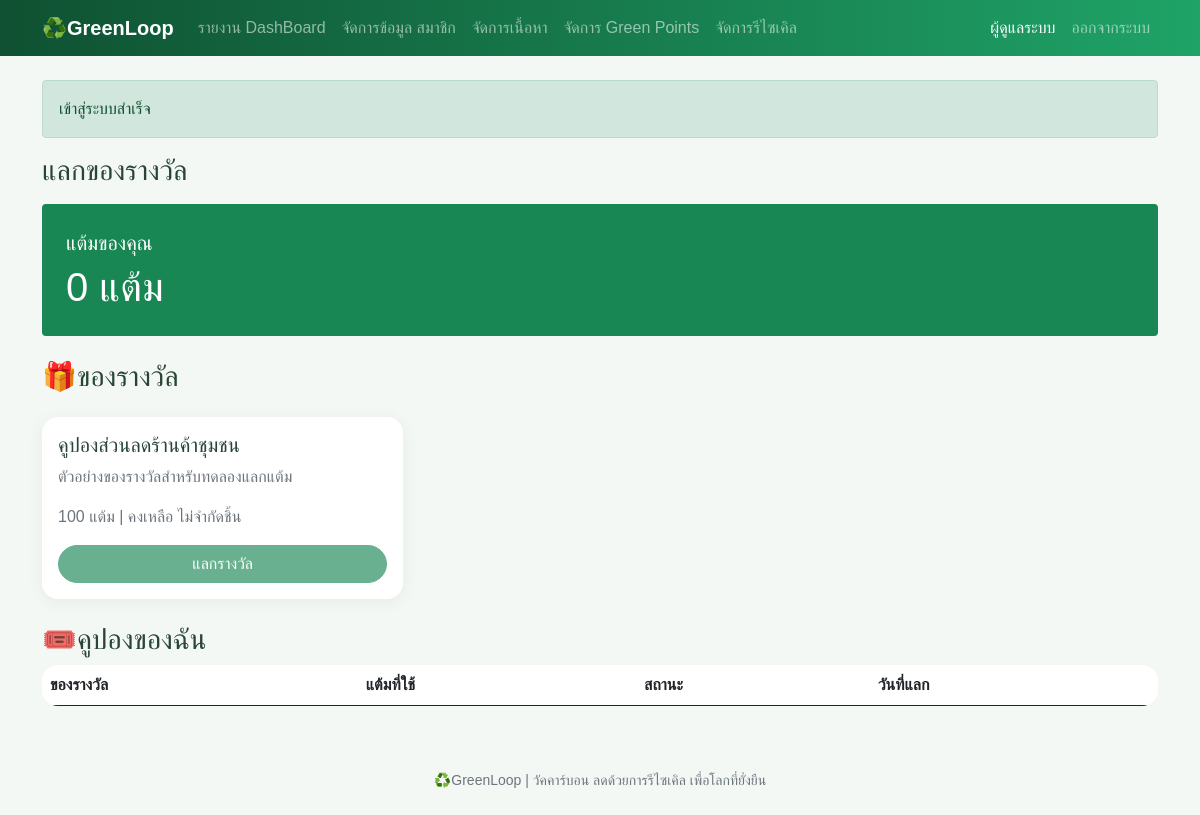
The app's page /coupons.php (signed in) with its own data.
### tables this page shows
CREATE TABLE users (
    id INT AUTO_INCREMENT PRIMARY KEY,
    name VARCHAR(100) NOT NULL,
    email VARCHAR(100) NOT NULL UNIQUE,
    phone VARCHAR(10) NOT NULL,
    password VARCHAR(255) NOT NULL,
    question VARCHAR(100) NOT NULL,
    answer VARCHAR(255) NOT NULL,
    role ENUM('user', 'admin') NOT NULL DEFAULT 'user',
    status ENUM('active', 'suspended') NOT NULL DEFAULT 'active',
    points INT NOT NULL DEFAULT 0,
    created_at DATETIME NOT NULL DEFAULT CURRENT_TIMESTAMP
);

CREATE TABLE rewards (
    id INT AUTO_INCREMENT PRIMARY KEY,
    title VARCHAR(150) NOT NULL,
    description VARCHAR(500) NOT NULL DEFAULT '',
    points_cost INT NOT NULL,
    stock INT NULL DEFAULT NULL COMMENT 'NULL = unlimited',
    coupon_valid_days SMALLINT UNSIGNED NOT NULL DEFAULT 30,
    is_active TINYINT(1) NOT NULL DEFAULT 1,
    created_at DATETIME NOT NULL DEFAULT CURRENT_TIMESTAMP,
    image VARCHAR(200) NOT NULL DEFAULT ''
);

### init.php (called while the page is built, shortened)
<?php
function me(){
    return !empty($_SESSION['uid']) ? ($_SESSION['user'] ?? null) : null;
}
function e($value){
    return htmlspecialchars((string) $value, ENT_QUOTES, 'UTF-8');
}
require_once __DIR__ . '/header.php';

### controller/coupon.php (called while the page is built, shortened)
<?php
$u = me();
$uId = $u['id'];
$rewards = $db->query('SELECT * from rewards WHERE is_active = 1')->fetch_all(MYSQLI_ASSOC);
$balance = $db->query("SELECT points FROM users WHERE id = $uId")->fetch_row()[0] ?? 0;

### coupons.php (the view, shortened to what this page needs)
<?php
require 'init.php';
require 'controller/coupon.php';
?>
<div class="bg-success text-white rounded p-4 mb-4">
    <p class="lead mb-1">แต้มของคุณ</p>
    <div class="fs-1 lh-sm"><?= number_format($balance)?> แต้ม</div>
</div>
<h3 class="mb-4">🎁ของรางวัล</h3>
<div class="row g-3">
    <?php foreach ($rewards as $r): ?>
        <div class="col-md-6 col-lg-4">
            <div class="card card-body h-100">
                <h5><?= e($r['title'])?></h5>
                <p class="text-muted"><?= nl2br(e($r['description']))?></p>
                <p class="text-muted"><?= e($r['points_cost'])?> แต้ม | คงเหลือ <?= $r['stock'] === null ? 'ไม่จำกัด' : number_format($r['stock'])?>ชิ้น</p>
                <form method="post" class="mt-auto" onsubmit="return confirm('ยืนยันขอแลกของรางวัลนี้หรือไม่')">
                    <button class="btn btn-success w-100" name="redeem"<?= $balance < $r['points_cost'] ? 'disabled' : ''?>>แลกรางวัล</button>
                </form>
            </div>
        </div>
    <?php endforeach; ?>
</div>
<h3 class="mt-4">🎟️คูปองของฉัน</h3>
    <div class="table-responsive">
        <table class="table table-stripped bg-white align-middle" id="couponTable">
            <thead>
                <tr>
                    <th>ของรางวัล</th>
                    <th>แต้มที่ใช้</th>
                    <th>สถานะ</th>
                    <th>วันที่แลก</th>
                </tr>
            </thead>
        </table>
    </div>

### assets/style.css (style rules this page uses)
:root { --green:#176b43; --deep-green:#0f5132; --soft-green:#e8f5eb; }
body { background: #f4f8f5; color: #294536; font-family: "Leelawadee UI", Tahoma, sans-serif; }
.btn { border-radius: 50px; padding-inline: 18px; transition: -2s; }
.card, .impact-card { border: 0; border-radius: 16px; box-shadow: 0 3px 16px #174b3112; }
.table { overflow: hidden; border-radius: 16px; }

### records on screen
users: points "0"
rewards: title "คูปองส่วนลดร้านค้าชุมชน", description "ตัวอย่างของรางวัลสำหรับทดลองแลกแต้ม", points_cost "100", shows "ไม่จำกัด"

### other values on screen
$u['name'] "ผู้ดูแลระบบ"
$_SESSION['flash'][0] "เข้าสู่ระบบสำเร็จ"
$title "แลกของรางวัล"
